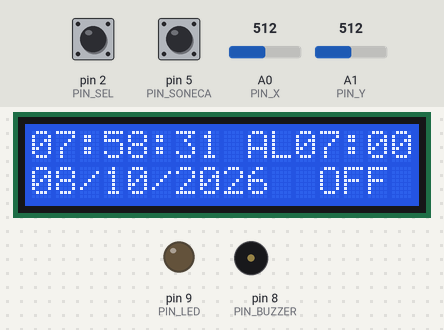
Simulated run of this sketch. Board: Arduino Mega 2560, built with avr-gcc and run on an emulated ATmega2560. On the bench: 16×2 character LCD, output pins drawn as LEDs (lit = HIGH), buzzer (waves = sounding, pin HIGH). The inputs (shaded band) are chosen by the test bench; at power-on: pin 2 (PIN_SEL) HIGH, A0 (PIN_X) = 512, pin 5 (PIN_SONECA) HIGH, A1 (PIN_Y) = 512. What the sketch prints to the serial monitor is not drawn.

Above: at 1.2 s.
1.3 s: pin 2 (PIN_SEL) pulled LOW for 0.15 s
At 2.4 s:
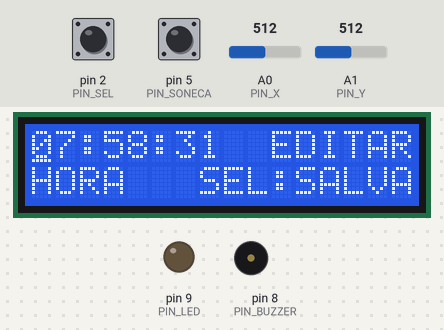
3.1 s: A0 (PIN_X) set to 810
At 3.31 s:
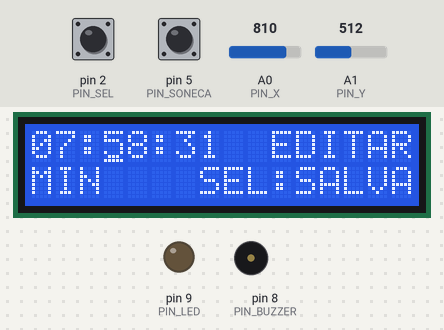
5.3 s: pin 2 (PIN_SEL) pulled LOW for 1 s
At 7.6 s:
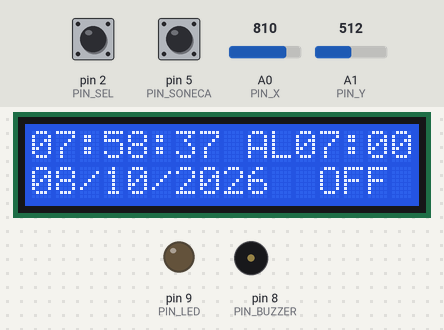
7.8 s: pin 5 (PIN_SONECA) pulled LOW for 0.15 s
At 8.8 s:
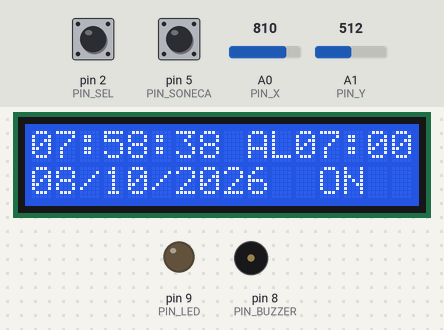
10.9 s: pin 2 (PIN_SEL) pulled LOW for 0.15 s
At 11.34 s:
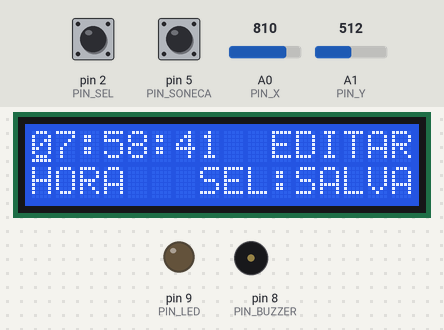
11.6 s: pin 2 (PIN_SEL) pulled LOW for 0.15 s
At 12.7 s:
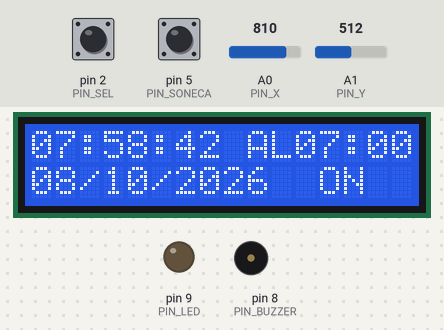
Timing chart, 0 to 13.3 s (numbered marks = the images above; inputs shaded):
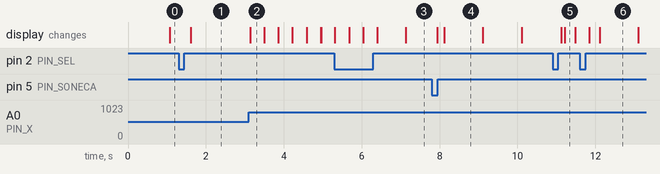

Measured:
- after the input at 1.3 s, the display: first changes after 0.31 s (image 1 shows a later state)
- after the input at 3.1 s, the display: changes at once (image 2)
- after the input at 5.3 s, the display: first differs from a run without the input after 1.1 s (image 3 shows a later state)
- after the input at 7.8 s, the display: first changes after 0.14 s (image 4 shows a later state)
- after the input at 10.9 s, the display: first differs from a run without the input after 0.31 s (image 5)
- after the input at 11.6 s, the display: first changes after 0.24 s (image 6 shows a later state)
- what the display in image 6 shows lasts 1.0 s, from 12.1 s to 13.1 s

The sketch:

RelogioFinal.ino
```cpp
// Relogio e alarme - exame de suficiencia, Sistemas Embarcados, UTFPR.
// Firmware consolidado da versao ZERO-CTC-1; comportamento preservado.
// Dependencias: FreeRTOS 11.1.0-3 e LiquidCrystal 1.0.7; placa Mega 2560.
#include "RelogioTipos.h"
#include <Arduino.h>
#include <Arduino_FreeRTOS.h>
#include <LiquidCrystal.h>
#include <queue.h>
#include <string.h>
#include <avr/interrupt.h>
#include <util/atomic.h>
void iniciarTempo();
uint32_t lerTempo();
bool tempoConfigurado();
void iniciarAplicacao();

// INICIO_NUCLEO

namespace relogio {
Estado estadoInicial();
Estado estadoInicial() {
  Estado e = {};
  e.agora = {2026, 10, 8, 7, 58, 30};
  e.alarme = {7, 0, 5, false};
  return e;
}
uint8_t diasNoMes(uint16_t ano, uint8_t mes);
uint8_t diasNoMes(uint16_t ano, uint8_t mes) {
  if (mes == 2)
    return (ano % 4 == 0 && (ano % 100 != 0 || ano % 400 == 0)) ? 29 : 28;
  return (mes == 4 || mes == 6 || mes == 9 || mes == 11) ? 30 : 31;
}
static void segundoSeguinte(DataHora &d);
static void segundoSeguinte(DataHora &d) {
  if (++d.segundo < 60)
    return;
  d.segundo = 0;
  if (++d.minuto < 60)
    return;
  d.minuto = 0;
  if (++d.hora < 24)
    return;
  d.hora = 0;
  if (++d.dia <= diasNoMes(d.ano, d.mes))
    return;
  d.dia = 1;
  if (++d.mes <= 12)
    return;
  d.mes = 1;
  d.ano = d.ano == 2099 ? 2000 : d.ano + 1;
}
static uint32_t chave(const DataHora &d);
static uint32_t chave(const DataHora &d) {
  const uint32_t dia = (uint32_t)(d.ano - 2000) * 372UL + (d.mes - 1) * 31UL + d.dia - 1;
  return dia * 1440UL + d.hora * 60UL + d.minuto + 1;
}
static void avaliar(Estado &e);
static void avaliar(Estado &e) {
  if (!e.alarme.habilitado || e.agora.segundo != 0 || e.agora.hora != e.alarme.hora ||
      e.agora.minuto != e.alarme.minuto)
    return;
  uint32_t ocorrencia = chave(e.agora);
  if (ocorrencia == e.ultimaOcorrencia)
    return;
  e.ultimaOcorrencia = ocorrencia;
  if (e.aviso == Aviso::Silencio) {
    e.aviso = Aviso::Tocando;
    e.restante = 60UL * TICKS_SEGUNDO;
  }
}
static void consumirPrazo(Estado &e, uint32_t ticks);
static void consumirPrazo(Estado &e, uint32_t ticks) {
  if (e.aviso == Aviso::Silencio)
    return;
  if (ticks < e.restante) {
    e.restante -= ticks;
    return;
  }
  ticks -= e.restante;
  if (e.aviso == Aviso::Adiado && ticks < 60UL * TICKS_SEGUNDO) {
    e.aviso = Aviso::Tocando;
    e.restante = 60UL * TICKS_SEGUNDO - ticks;
  } else {
    e.aviso = Aviso::Silencio;
    e.restante = 0;
  }
}
void avancar(Estado &e, uint32_t ticks);
void avancar(Estado &e, uint32_t ticks) {
  // Prazos e calendario evoluem na mesma ordem temporal, inclusive na recuperacao.
  // Nao soma ticks+fracao em uint32_t: evita overflow dessa soma intermediaria.
  while (ticks) {
    uint32_t passo = TICKS_SEGUNDO - e.fracao;
    if (ticks < passo)
      passo = ticks;
    consumirPrazo(e, passo);
    e.fracao += passo;
    ticks -= passo;
    if (e.fracao == TICKS_SEGUNDO) {
      e.fracao = 0;
      segundoSeguinte(e.agora);
      avaliar(e);
    }
  }
}
static uint8_t circular(uint8_t x, int8_t delta, uint8_t min, uint8_t max);
static uint8_t circular(uint8_t x, int8_t delta, uint8_t min, uint8_t max) {
  return delta > 0 ? (x == max ? min : x + 1) : (x == min ? max : x - 1);
}
static void alterar(Edicao &r, int8_t delta);
static void alterar(Edicao &r, int8_t delta) {
  if (r.campo <= 2)
    r.mudouHora = true;
  if (r.campo >= 3 && r.campo <= 5)
    r.mudouData = true;
  switch (r.campo) {
  case 0:
    r.data.hora = circular(r.data.hora, delta, 0, 23);
    break;
  case 1:
    r.data.minuto = circular(r.data.minuto, delta, 0, 59);
    break;
  case 2:
    r.data.segundo = circular(r.data.segundo, delta, 0, 59);
    break;
  case 3:
    r.data.dia = circular(r.data.dia, delta, 1, diasNoMes(r.data.ano, r.data.mes));
    break;
  case 4:
    r.data.mes = circular(r.data.mes, delta, 1, 12);
    break;
  case 5:
    r.data.ano = delta > 0 ? (r.data.ano == 2099 ? 2000 : r.data.ano + 1)
                           : (r.data.ano == 2000 ? 2099 : r.data.ano - 1);
    break;
  case 6:
    r.alarme.hora = circular(r.alarme.hora, delta, 0, 23);
    break;
  case 7:
    r.alarme.minuto = circular(r.alarme.minuto, delta, 0, 59);
    break;
  case 8:
    r.alarme.sonecaMinutos = circular(r.alarme.sonecaMinutos, delta, 1, 10);
    break;
  }
  uint8_t limite = diasNoMes(r.data.ano, r.data.mes);
  if (r.data.dia > limite)
    r.data.dia = limite;
}
void comandar(Estado &e, Evento evento);
void comandar(Estado &e, Evento evento) {
  if (evento == Evento::Encerrar) {
    e.aviso = Aviso::Silencio;
    e.restante = 0;
    e.edicao.ativa = false;
    return;
  }
  if (e.aviso == Aviso::Tocando) {
    if (evento == Evento::Soneca || evento == Evento::Selecionar) {
      e.aviso = Aviso::Adiado;
      e.restante = (uint32_t)e.alarme.sonecaMinutos * 60UL * TICKS_SEGUNDO;
    }
    return;
  }
  if (e.aviso == Aviso::Adiado) {
    if (evento == Evento::Soneca) {
      e.aviso = Aviso::Silencio;
      e.restante = 0;
      e.alarme.habilitado = false;
    }
    return;
  }
  if (evento == Evento::Soneca) {
    if (e.edicao.ativa)
      e.edicao.ativa = false;
    else {
      e.alarme.habilitado = !e.alarme.habilitado;
      avaliar(e);
    }
    return;
  }
  if (evento == Evento::Selecionar) {
    if (!e.edicao.ativa) {
      e.edicao = {e.agora, e.alarme, 0, true, false, false};
    } else {
      const Edicao &r = e.edicao;
      if (r.mudouHora) {
        e.agora.hora = r.data.hora;
        e.agora.minuto = r.data.minuto;
        e.agora.segundo = r.data.segundo;
        e.fracao = 0;
        ++e.ajustesHora;
      }
      if (r.mudouData) {
        e.agora.ano = r.data.ano;
        e.agora.mes = r.data.mes;
        e.agora.dia = r.data.dia;
      }
      e.alarme.hora = r.alarme.hora;
      e.alarme.minuto = r.alarme.minuto;
      e.alarme.sonecaMinutos = r.alarme.sonecaMinutos;
      e.edicao.ativa = false;
      avaliar(e);
    }
    return;
  }
  if (!e.edicao.ativa)
    return;
  switch (evento) {
  case Evento::Direita:
    e.edicao.campo = (e.edicao.campo + 1) % CAMPOS;
    break;
  case Evento::Esquerda:
    e.edicao.campo = (e.edicao.campo + CAMPOS - 1) % CAMPOS;
    break;
  case Evento::Mais:
    alterar(e.edicao, 1);
    break;
  case Evento::Menos:
    alterar(e.edicao, -1);
    break;
  default:
    break;
  }
}
static void dois(char *linha, uint8_t col, uint8_t valor);
static void dois(char *linha, uint8_t col, uint8_t valor) {
  linha[col] = '0' + valor / 10;
  linha[col + 1] = '0' + valor % 10;
}
static void horario(char *l, uint8_t col, const DataHora &d);
static void horario(char *l, uint8_t col, const DataHora &d) {
  dois(l, col, d.hora);
  l[col + 2] = ':';
  dois(l, col + 3, d.minuto);
  l[col + 5] = ':';
  dois(l, col + 6, d.segundo);
}
static void data(char *l, const DataHora &d);
static void data(char *l, const DataHora &d) {
  dois(l, 0, d.dia);
  l[2] = '/';
  dois(l, 3, d.mes);
  l[5] = '/';
  dois(l, 6, d.ano / 100);
  dois(l, 8, d.ano % 100);
}
void renderizar(const Estado &e, char (&l0)[17], char (&l1)[17], int8_t &cursor);
void renderizar(const Estado &e, char (&l0)[17], char (&l1)[17], int8_t &cursor) {
  memset(l0, ' ', 16);
  memset(l1, ' ', 16);
  l0[16] = l1[16] = '\0';
  cursor = -1;
  if (e.aviso == Aviso::Tocando) {
    memcpy(l0, "ALARME TOCANDO!", 14);
    memcpy(l1, "D5/SEL: SONECA", 14);
    return;
  }
  if (e.aviso == Aviso::Adiado) {
    memcpy(l0, "SONECA", 6);
    uint16_t segundos = (e.restante + TICKS_SEGUNDO - 1) / TICKS_SEGUNDO;
    dois(l0, 8, segundos / 60);
    l0[10] = ':';
    dois(l0, 11, segundos % 60);
    memcpy(l1, "D5: DESLIGAR", 12);
    return;
  }
  if (!e.edicao.ativa) {
    horario(l0, 0, e.agora);
    memcpy(l0 + 9, "AL", 2);
    dois(l0, 11, e.alarme.hora);
    l0[13] = ':';
    dois(l0, 14, e.alarme.minuto);
    data(l1, e.agora);
    memcpy(l1 + 12, e.alarme.habilitado ? "ON " : "OFF", 3);
    return;
  }
  const Edicao &r = e.edicao;
  static const char *const nomes[] = {"HORA", "MIN",  "SEG",  "DIA",   "MES",
                                      "ANO",  "AL-H", "AL-M", "SONECA"};
  memcpy(l1, nomes[r.campo], strlen(nomes[r.campo]));
  memcpy(l1 + 7, "SEL:SALVA", 9);
  if (r.campo <= 2) {
    horario(l0, 0, r.data);
    memcpy(l0 + 10, "EDITAR", 6);
    cursor = r.campo * 3;
  } else if (r.campo <= 5) {
    data(l0, r.data);
    cursor = r.campo == 3 ? 0 : r.campo == 4 ? 3 : 6;
  } else if (r.campo <= 7) {
    memcpy(l0, "ALARME ", 7);
    dois(l0, 7, r.alarme.hora);
    l0[9] = ':';
    dois(l0, 10, r.alarme.minuto);
    cursor = r.campo == 6 ? 7 : 10;
  } else {
    memcpy(l0, "SONECA ", 7);
    dois(l0, 7, r.alarme.sonecaMinutos);
    memcpy(l0 + 10, "min", 3);
    cursor = 7;
  }
}
} // namespace relogio
// FIM_NUCLEO

// INICIO_TEMPO
#if !defined(__AVR_ATmega2560__)
#error "Selecione Arduino Mega 2560."
#endif
static_assert(F_CPU == 16000000UL, "Timer calculado para 16 MHz.");
namespace {
volatile uint32_t ticks100Hz = 0;
}
ISR(TIMER1_COMPA_vect) {
  ++ticks100Hz;
}
void iniciarTempo();
void iniciarTempo() {
  ATOMIC_BLOCK(ATOMIC_RESTORESTATE) {
    TCCR1B = 0;
    TIMSK1 = 0;
    TCCR1A = 0;
    TCNT1 = 0;
    ticks100Hz = 0;
    OCR1A = 2499;
    TIFR1 = _BV(OCF1A);
    TIMSK1 = _BV(OCIE1A);
    TCCR1B = _BV(WGM12) | _BV(CS11) | _BV(CS10);
  }
}
uint32_t lerTempo();
uint32_t lerTempo() {
  uint32_t copia;
  ATOMIC_BLOCK(ATOMIC_RESTORESTATE) {
    copia = ticks100Hz;
  }
  return copia;
}
bool tempoConfigurado();
bool tempoConfigurado() {
  bool ok;
  ATOMIC_BLOCK(ATOMIC_RESTORESTATE) {
    ok = TCCR1A == 0 && TCCR1B == (_BV(WGM12) | _BV(CS11) | _BV(CS10)) && OCR1A == 2499 &&
         TIMSK1 == _BV(OCIE1A);
  }
  return ok;
}
// FIM_TEMPO

// INICIO_APLICACAO

#ifndef portUSE_WDTO
#error "Este projeto reserva Timer1 para o relogio e exige tick RTOS no watchdog."
#endif
#ifndef DIAGNOSTICO_SERIAL
#define DIAGNOSTICO_SERIAL 1
#endif

namespace {
using namespace relogio;
constexpr uint8_t PIN_X = 54, PIN_Y = 55, PIN_SEL = 2, PIN_SONECA = 5;
constexpr uint8_t PIN_BUZZER = 8, PIN_LED = 9;
constexpr uint8_t FILA_ENTRADAS = 16;
LiquidCrystal lcd(22, 23, 24, 25, 26, 27);
QueueHandle_t entradas, saidaAlarme, saidaTela;
TaskHandle_t hRelogio, hBotoes, hAlarme, hDisplay;

struct Snapshot {
  Estado estado;
  uint32_t timer, milissegundos, maiorCiclo, descartes;
  bool timerOk;
};
TickType_t espera(uint16_t ms);
TickType_t espera(uint16_t ms) {
  TickType_t ticks = pdMS_TO_TICKS(ms);
  return ticks ? ticks : 1;
}
void enviar(Evento evento);
void enviar(Evento evento) {
  if (xQueueSend(entradas, &evento, 0) != pdPASS) {
    // Notificacao contadora: entrada descartada e visivel sem bloquear produtor.
    xTaskNotifyGive(hRelogio);
  }
}
int8_t direcao(int leitura);
int8_t direcao(int leitura) {
  return leitura < 200 ? -1 : leitura > 800 ? 1 : 0;
}
void tarefaBotoes(void *);
void tarefaBotoes(void *) {
  Botao sel, d5;
  Eixo x, y;
  TickType_t ultima = xTaskGetTickCount();
  for (;;) {
    uint32_t agora = lerTempo();
    uint8_t clique = sel.ler(digitalRead(PIN_SEL) == LOW, agora, true);
    if (clique)
      enviar(clique == 2 ? Evento::Encerrar : Evento::Selecionar);
    if (d5.ler(digitalRead(PIN_SONECA) == LOW, agora, false))
      enviar(Evento::Soneca);
    int8_t horizontal = direcao(analogRead(PIN_X));
    int8_t dx = x.ler(horizontal, agora);
    int8_t dy = y.ler(horizontal == 0 ? direcao(analogRead(PIN_Y)) : 0, agora);
    if (dx)
      enviar(dx > 0 ? Evento::Direita : Evento::Esquerda);
    else if (dy)
      enviar(dy > 0 ? Evento::Mais : Evento::Menos);
    vTaskDelayUntil(&ultima, espera(20));
  }
}
void publicar(const Estado &e, uint32_t timer, uint32_t maior, uint32_t descartes);
void publicar(const Estado &e, uint32_t timer, uint32_t maior, uint32_t descartes) {
  Snapshot s = {e, timer, millis(), maior, descartes, tempoConfigurado()};
  xQueueOverwrite(saidaTela, &s); // Fila de UMA posicao; substitui imagem antiga.
}
void tarefaRelogio(void *);
void tarefaRelogio(void *) {
  Estado e = estadoInicial(); // Unico estado autoritativo, privado desta tarefa.
  uint32_t anterior = lerTempo(), cicloAnterior = anterior;
  uint32_t maiorCiclo = 0, descartes = 0;
  bool ultimoToque = false;
  TickType_t ultima = xTaskGetTickCount(), ultimaTela = ultima;
  publicar(e, anterior, maiorCiclo, descartes);
  for (;;) {
    uint32_t agora = lerTempo();
    uint32_t intervalo = agora - cicloAnterior;
    cicloAnterior = agora;
    if (intervalo > maiorCiclo)
      maiorCiclo = intervalo;
    avancar(e, agora - anterior);
    anterior = agora;
    uint32_t perdidos = ulTaskNotifyTake(pdTRUE, 0);
    descartes += perdidos;
    Evento evento;
    for (uint8_t n = 0; n < FILA_ENTRADAS; ++n) {
      if (xQueueReceive(entradas, &evento, 0) != pdPASS)
        break;
      agora = lerTempo();
      avancar(e, agora - anterior);
      anterior = agora;
      comandar(e, evento);
    }
    bool toque = e.aviso == Aviso::Tocando;
    if (toque != ultimoToque) {
      // Estado desejado mais recente; um OFF nao se perde atras de comandos velhos.
      xQueueOverwrite(saidaAlarme, &toque);
      ultimoToque = toque;
    }
    TickType_t agoraKernel = xTaskGetTickCount();
    // Publicacao independe de Timer1: permite mostrar falha se ele for parado.
    if ((TickType_t)(agoraKernel - ultimaTela) >= espera(100)) {
      publicar(e, anterior, maiorCiclo, descartes);
      ultimaTela = agoraKernel;
    }
    vTaskDelayUntil(&ultima, espera(20));
  }
}
void tarefaAlarme(void *);
void tarefaAlarme(void *) {
  bool ativo = false, fase = false;
  for (;;) {
    bool comando;
    if (xQueueReceive(saidaAlarme, &comando, ativo ? espera(200) : portMAX_DELAY) ==
        pdPASS) {
      ativo = comando;
      fase = ativo;
    } else
      fase = !fase;
    if (ativo && fase)
      tone(PIN_BUZZER, 2000);
    else
      noTone(PIN_BUZZER);
    digitalWrite(PIN_LED, ativo && fase ? HIGH : LOW);
  }
}
#if DIAGNOSTICO_SERIAL
void diagnosticar(const Snapshot &s);
void diagnosticar(const Snapshot &s) {
  Serial.print(F("ZERO-CTC-1 t1="));
  Serial.print(s.timer);
  Serial.print(F(" ms="));
  Serial.print(s.milissegundos);
  Serial.print(F(" hora="));
  Serial.print(s.estado.agora.hora);
  Serial.print(':');
  Serial.print(s.estado.agora.minuto);
  Serial.print(':');
  Serial.print(s.estado.agora.segundo);
  Serial.print(F(" ajustes="));
  Serial.print(s.estado.ajustesHora);
  Serial.print(F(" perdasFila="));
  Serial.print(s.descartes);
  Serial.print(F(" cicloMax="));
  Serial.print(s.maiorCiclo);
  Serial.print(F(" timerOK="));
  Serial.print(s.timerOk);
  Serial.print(F(" pilhas="));
  Serial.print(uxTaskGetStackHighWaterMark(hRelogio));
  Serial.print('/');
  Serial.print(uxTaskGetStackHighWaterMark(hBotoes));
  Serial.print('/');
  Serial.print(uxTaskGetStackHighWaterMark(hAlarme));
  Serial.print('/');
  Serial.println(uxTaskGetStackHighWaterMark(hDisplay));
}
#endif
void tarefaDisplay(void *);
void tarefaDisplay(void *) {
  Snapshot s;
  char l0[17], l1[17], anterior0[17] = "", anterior1[17] = "";
  uint32_t descartesVistos = 0;
  uint32_t avisoAte = 0;
  bool aviso = false;
#if DIAGNOSTICO_SERIAL
  uint32_t ultimoLog = 0;
  bool primeiro = true;
#endif
  for (;;) {
    if (xQueueReceive(saidaTela, &s, portMAX_DELAY) != pdPASS)
      continue;
    int8_t cursor;
    renderizar(s.estado, l0, l1, cursor);
    if (s.descartes != descartesVistos) {
      descartesVistos = s.descartes;
      avisoAte = s.timer;
      aviso = true;
    }
    if (aviso && (uint32_t)(s.timer - avisoAte) >= 200)
      aviso = false;
    if (aviso && s.estado.aviso == Aviso::Silencio) {
      memcpy(l0, "REPITA O COMANDO", 16);
      l0[16] = 0;
      memcpy(l1, "FILA DE ENTRADAS", 16);
      l1[16] = 0;
      cursor = -1;
    }
    if (!s.timerOk) {
      memcpy(l0, "FALHA NO TIMER1 ", 16);
      l0[16] = 0;
      cursor = -1;
    }
    if (strcmp(l0, anterior0)) {
      lcd.setCursor(0, 0);
      lcd.print(l0);
      strcpy(anterior0, l0);
    }
    if (strcmp(l1, anterior1)) {
      lcd.setCursor(0, 1);
      lcd.print(l1);
      strcpy(anterior1, l1);
    }
    if (cursor >= 0) {
      lcd.setCursor(cursor, 0);
      lcd.cursor();
    } else
      lcd.noCursor();
#if DIAGNOSTICO_SERIAL
    if (primeiro || (uint32_t)(s.milissegundos - ultimoLog) >= 10000UL) {
      diagnosticar(s);
      ultimoLog = s.milissegundos;
      primeiro = false;
    }
#endif
  }
}
void falhar(const char *motivo);
void falhar(const char *motivo) {
  noTone(PIN_BUZZER);
  digitalWrite(PIN_LED, LOW);
  lcd.clear();
  lcd.print("ERRO AO INICIAR");
  lcd.setCursor(0, 1);
  lcd.print(motivo);
  for (;;) {
  } // Apenas antes do kernel: nao opera com recursos invalidos.
}
} // namespace
void iniciarAplicacao();
void iniciarAplicacao() {
  pinMode(PIN_SEL, INPUT_PULLUP);
  pinMode(PIN_SONECA, INPUT_PULLUP);
  pinMode(PIN_BUZZER, OUTPUT);
  pinMode(PIN_LED, OUTPUT);
  digitalWrite(PIN_BUZZER, LOW);
  digitalWrite(PIN_LED, LOW);
  lcd.begin(16, 2);
  lcd.print("Relogio RTOS");
#if DIAGNOSTICO_SERIAL
  Serial.begin(115200);
  Serial.println(F("ZERO-CTC-1 | Mega 16 MHz | Timer1 CTC 100 Hz"));
#endif
  entradas = xQueueCreate(FILA_ENTRADAS, sizeof(Evento));
  saidaAlarme = xQueueCreate(1, sizeof(bool));
  saidaTela = xQueueCreate(1, sizeof(Snapshot));
  if (!entradas || !saidaAlarme || !saidaTela)
    falhar("FILA");
  if (xTaskCreate(tarefaAlarme, "Alarme", 256, NULL, 3, &hAlarme) != pdPASS)
    falhar("ALARME");
  if (xTaskCreate(tarefaRelogio, "Relogio", 512, NULL, 2, &hRelogio) != pdPASS)
    falhar("RELOGIO");
  if (xTaskCreate(tarefaBotoes, "Botoes", 288, NULL, 2, &hBotoes) != pdPASS)
    falhar("BOTOES");
  if (xTaskCreate(tarefaDisplay, "Display", 512, NULL, 1, &hDisplay) != pdPASS)
    falhar("DISPLAY");
  iniciarTempo(); // Antes de qualquer tarefa ler o contador. Kernel inicia ao retornar.
}
// FIM_APLICACAO

void setup() { iniciarAplicacao(); }
void loop() {}
```

Source omitted: RelogioTipos.h (2282 bytes)
